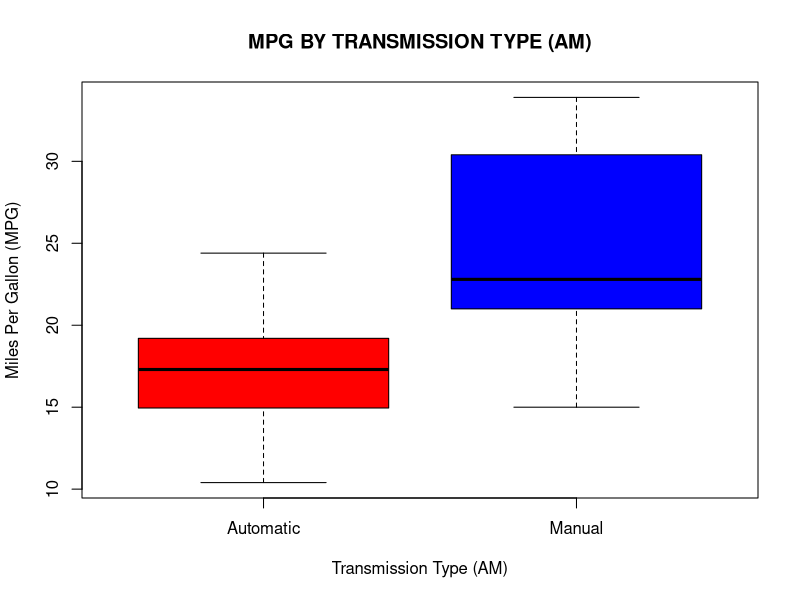
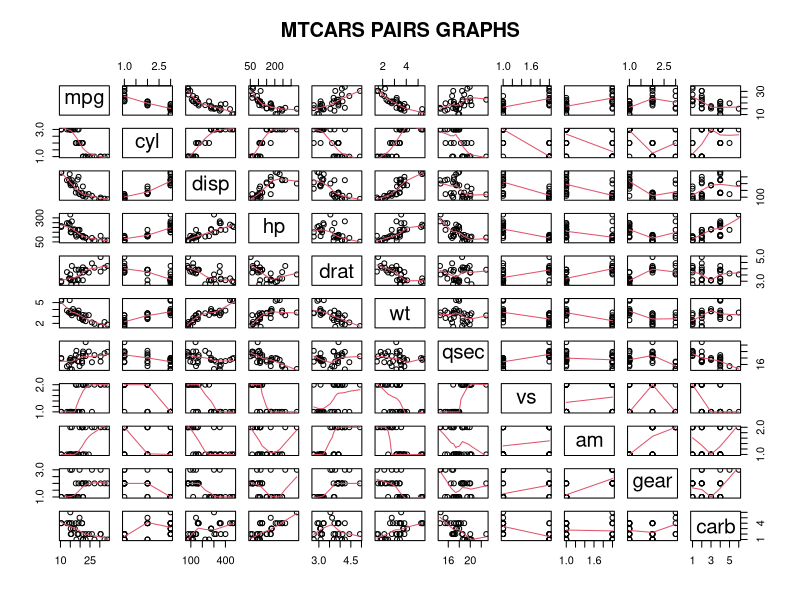
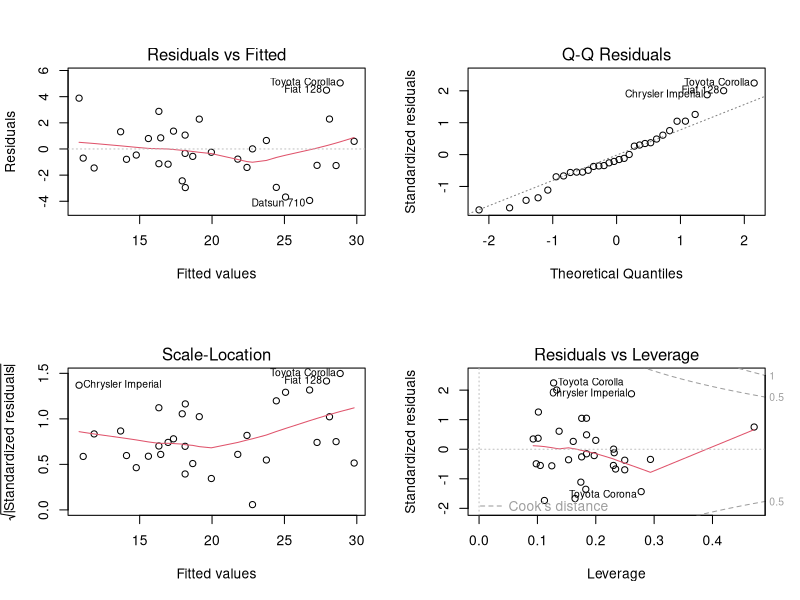

Reproduce these figures in R, in order.
## ---- chunk 1
knitr::opts_chunk$set(echo = TRUE)
## ---- chunk 2
library(ggplot2)
## ---- chunk 3
data("mtcars")
mtcars$cyl <- factor(mtcars$cyl)
mtcars$vs <- factor(mtcars$vs)
mtcars$gear <- factor(mtcars$gear)
mtcars$carb <- factor(mtcars$carb)
mtcars$am <- factor(mtcars$am,labels=c('Automatic','Manual'))
str(mtcars)
## ---- chunk 4
init_model <- lm(mpg ~ ., data = mtcars)
best_model <- step(init_model, direction = "both")
## ---- chunk 5
## GRAPHIC FIGURE 1
plot(mpg ~ am, 
    data = mtcars, 
    col = (c("red", "blue")), 
    main = "MPG BY TRANSMISSION TYPE (AM)", 
    xlab = "Transmission Type (AM)", 
    ylab = "Miles Per Gallon (MPG)")
## ---- chunk 6
## GRAPHIC FIGURE 2
pairs(mtcars, 
    panel = panel.smooth, 
    main = "MTCARS PAIRS GRAPHS")
## ---- chunk 7
# GRAPHIC FIGURE 3
par(mfrow = c(2, 2))
plot(best_model)
